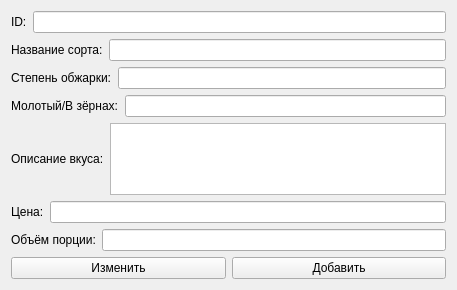
<?xml version="1.0" encoding="UTF-8"?>
<ui version="4.0">
 <class>Form</class>
 <widget class="QWidget" name="Form">
  <property name="geometry">
   <rect>
    <x>0</x>
    <y>0</y>
    <width>457</width>
    <height>290</height>
   </rect>
  </property>
  <property name="windowTitle">
   <string>Form</string>
  </property>
  <layout class="QVBoxLayout" name="verticalLayout">
   <item>
    <layout class="QHBoxLayout" name="horizontalLayout">
     <item>
      <widget class="QLabel" name="label">
       <property name="text">
        <string>ID:</string>
       </property>
      </widget>
     </item>
     <item>
      <widget class="QLineEdit" name="id_input"/>
     </item>
    </layout>
   </item>
   <item>
    <layout class="QHBoxLayout" name="horizontalLayout_2">
     <item>
      <widget class="QLabel" name="label_2">
       <property name="text">
        <string>Название сорта:</string>
       </property>
      </widget>
     </item>
     <item>
      <widget class="QLineEdit" name="type_input"/>
     </item>
    </layout>
   </item>
   <item>
    <layout class="QHBoxLayout" name="horizontalLayout_3">
     <item>
      <widget class="QLabel" name="label_3">
       <property name="text">
        <string>Степень обжарки:</string>
       </property>
      </widget>
     </item>
     <item>
      <widget class="QLineEdit" name="roast_degree_input"/>
     </item>
    </layout>
   </item>
   <item>
    <layout class="QHBoxLayout" name="horizontalLayout_4">
     <item>
      <widget class="QLabel" name="label_4">
       <property name="text">
        <string>Молотый/В зёрнах:</string>
       </property>
      </widget>
     </item>
     <item>
      <widget class="QLineEdit" name="consistency_input"/>
     </item>
    </layout>
   </item>
   <item>
    <layout class="QHBoxLayout" name="horizontalLayout_7">
     <item>
      <widget class="QLabel" name="label_7">
       <property name="text">
        <string>Описание вкуса:</string>
       </property>
      </widget>
     </item>
     <item>
      <widget class="QPlainTextEdit" name="taste_input"/>
     </item>
    </layout>
   </item>
   <item>
    <layout class="QHBoxLayout" name="horizontalLayout_6">
     <item>
      <widget class="QLabel" name="label_5">
       <property name="text">
        <string>Цена:</string>
       </property>
      </widget>
     </item>
     <item>
      <widget class="QLineEdit" name="price_input"/>
     </item>
    </layout>
   </item>
   <item>
    <layout class="QHBoxLayout" name="horizontalLayout_5">
     <item>
      <widget class="QLabel" name="label_6">
       <property name="text">
        <string>Объём порции:</string>
       </property>
      </widget>
     </item>
     <item>
      <widget class="QLineEdit" name="volume_input"/>
     </item>
    </layout>
   </item>
   <item>
    <layout class="QHBoxLayout" name="horizontalLayout_9">
     <item>
      <widget class="QPushButton" name="btn_change">
       <property name="text">
        <string>Изменить</string>
       </property>
      </widget>
     </item>
     <item>
      <widget class="QPushButton" name="btn_add">
       <property name="text">
        <string>Добавить</string>
       </property>
      </widget>
     </item>
    </layout>
   </item>
  </layout>
 </widget>
 <resources/>
 <connections/>
</ui>
